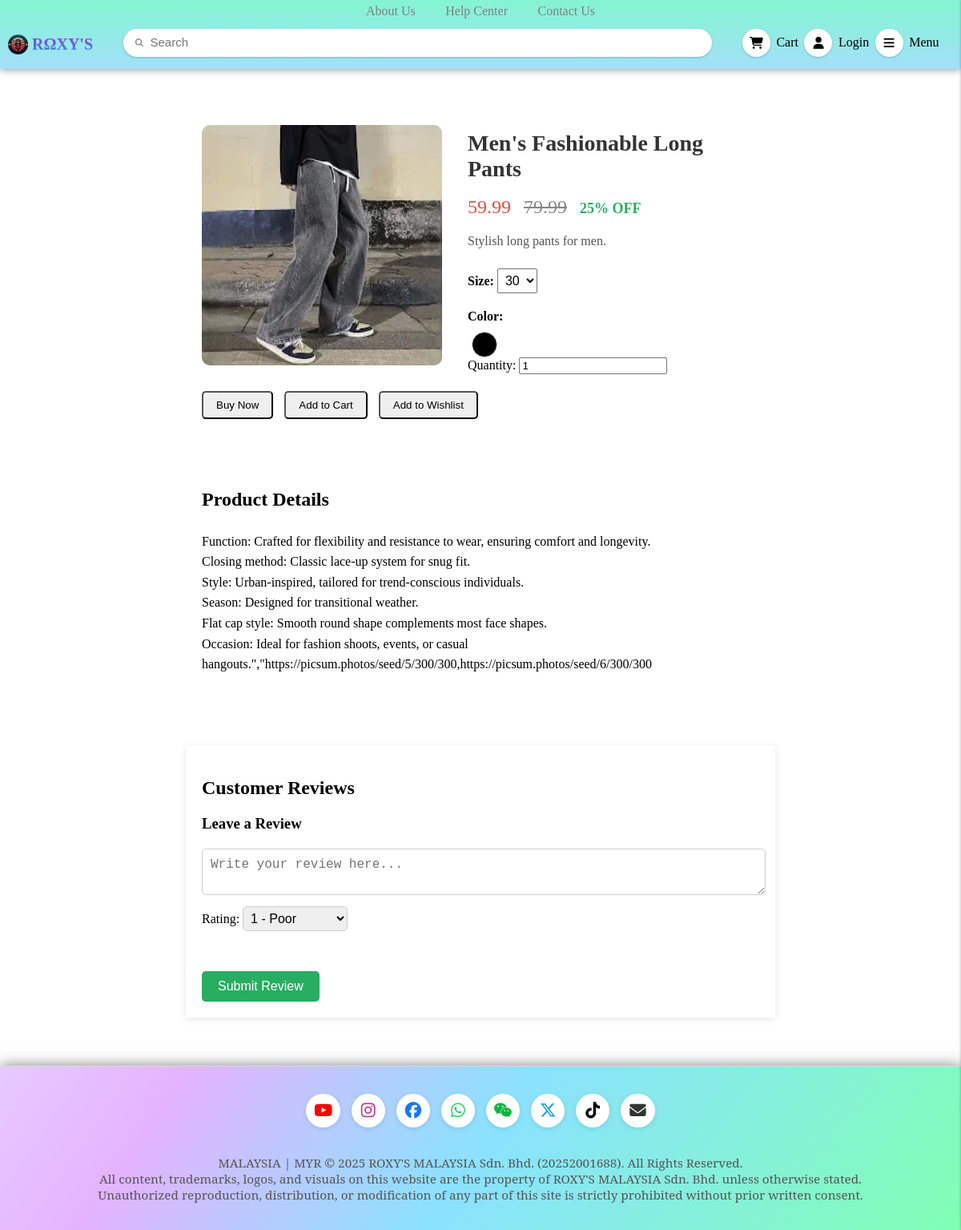
The app's page /product/4 with its own data.
### tables this page shows
CREATE TABLE `products` (
  `id` int(11) NOT NULL,
  `name` varchar(500) NOT NULL,
  `price` double(10,2) NOT NULL,
  `original_price` double NOT NULL,
  `description` varchar(500) NOT NULL,
  `stock` int(11) NOT NULL,
  `discount` int(11) DEFAULT NULL,
  `sold` int(10) UNSIGNED NOT NULL DEFAULT 0,
  `details` varchar(500) DEFAULT NULL,
  `image_url` varchar(500) DEFAULT NULL,
  `category` varchar(100) DEFAULT NULL
);

### index.php (called while the page is built)
<?php
require_once __DIR__.'/base.php';
require_once __DIR__.'/router.php';

### app/controller/ProductController.php (called while the page is built)
<?php
require_once __DIR__.'/../database/Model/Product.php';
require_once __DIR__.'/../database/Model/Review.php';
$id = (int)$_ROUTE_PARAMS['id'];
$productModel = new Product($pdo);
$product = $productModel->findById($id);
$product['sizes'] = $productModel->getSizes($id);
$product['colors'] = $productModel->getColors($id);
$reviewModel = new Review($pdo);
$product['reviews'] = $reviewModel->getByProductId($id);
require_once __DIR__.'/../views/product/info.view.php';

### app/database/Model/Product.php (called while the page is built, shortened)
<?php
class Product {
    private PDO $pdo;
    public function __construct(PDO $pdo) {
        $this->pdo = $pdo;
    }
    public function findById(int $id): ?array {
        $sql = "SELECT * FROM products WHERE id = :id";
        $stm = $this->pdo->prepare($sql);
        $stm->execute([':id' => $id]);
        $product = $stm->fetch(PDO::FETCH_ASSOC);
        return $product ?: null;
    }
    public function getSizes(int $product_id): array {
        $sql = "SELECT size FROM product_size WHERE product_id = :id";
        $stm = $this->pdo->prepare($sql);
        $stm->execute([':id' => $product_id]);
        return $stm->fetchAll(PDO::FETCH_COLUMN);
    }
    public function getColors(int $product_id): array {
        $sql = "SELECT color_code FROM product_color WHERE product_id = :id";
        $stm = $this->pdo->prepare($sql);
        $stm->execute([':id' => $product_id]);
        return $stm->fetchAll(PDO::FETCH_COLUMN);
    }
}

### app/database/Model/Review.php (called while the page is built, shortened)
<?php
class Review {
    private PDO $pdo;
    public function __construct(PDO $pdo) {
        $this->pdo = $pdo;
    }
    public function getByProductId(int $productId): array {
        $sql = "SELECT r.*, u.name, u.avatar AS user_avatar
                FROM product_review r
                JOIN users u ON r.user_id = u.id
                WHERE r.product_id = :product_id
                ORDER BY r.created_at DESC";
        $stm = $this->pdo->prepare($sql);
        $stm->execute([':product_id' => $productId]);
        return $stm->fetchAll(PDO::FETCH_ASSOC);
    }
}

### app/views/product/info.view.php (the view, shortened to what this page needs)
<?php
require_once __DIR__.'/../partials/header.php';
?>
<main>
    <div class="product-container">
        <div class="product-top">
            <div class="product-images">
                <img src="<?= BASE_URL . $product['image_url']; ?>" alt="Product Image">
            </div>
            <div class="product-info">
                <h1 class="product-name"><?= encode($product['name']); ?></h1>
                <div class="product-price">
                    <span class="current-price"><?= encode(number_format($product['price'], 2)); ?></span>
                    <span class="original-price"><?= encode(number_format($product['original_price'], 2)); ?></span>
                    <span class="discount"><?= $product['discount']; ?>% OFF</span>
                </div>
                <p class="product-description"><?= encode($product['description']); ?></p>
                <div class="product-size">
                    <label for="size">Size:</label>
                    <select id="size">
                        <?php foreach ($product['sizes'] as $size): ?>
                            <option value="<?= $size; ?>"><?= $size; ?></option>
                        <?php endforeach; ?>
                    </select>
                </div>
                <div class="product-color">
                    <label for="color">Color:</label>
                    <div class="color-options">
                        <?php foreach ($product['colors'] as $color): ?>
                            <span class="color-swatch" style="background-color: <?= $color; ?>;"></span>
                        <?php endforeach; ?>
                    </div>
                </div>
                <div class="product-quantity">
                    <label for="quantity">Quantity:</label>
                    <input type="number" id="quantity" name="quantity" value="1" min="1">
                </div>
            </div>
        </div>
        <div class="product-buttons">
            <button class="buy-now">Buy Now</button>
            <button class="add-to-cart">Add to Cart</button>
            <button class="add-to-wishlist">Add to Wishlist</button>
        </div>
        <div class="product-details">
            <h2>Product Details</h2>
            <p><?= nl2br(htmlspecialchars($product['details'])); ?></p>
        </div>
        <div class="product-reviews">
            <h2>Customer Reviews</h2>
            <h3>Leave a Review</h3>
            <form id="review-form" method="POST">
                <textarea name="review_text" placeholder="Write your review here..." required></textarea>
                <div class="rating">
                    <label for="rating">Rating: </label>
                    <select name="rating" required>
                        <option value="1">1 - Poor</option>
                    </select>
                </div>
                <button type="submit" class="submit-review">Submit Review</button>
            </form>
        </div>
    </div>
</main>
<?php require_once __DIR__.'/../partials/footer.php'; ?>

### functions.php (shortened to what this page needs)
<?php
function encode($value){
    echo htmlspecialchars($value);
}
function isLoggedIn(): bool {
    return isset($_SESSION['user']);
}
function getUserAvatarHtml() {
    if (!isLoggedIn()) return '<i class="fas fa-user"></i>';
    $avatar = $_SESSION['user']['avatar'] ?? '';
    return '<img src="' . BASE_URL . $avatar . '" class="user-avatar">';
}
function link_css($path) {
    echo '<link rel="stylesheet" href="' . BASE_URL . 'css/' . $path . '.css">';
}

### css/styles.css (style rules this page uses)
html, body { height: 100%; margin: 0; display: flex; flex-direction: column; }

### css/product.css (style rules this page uses)
.product-container { display: flex; flex-direction: column; align-items: center; gap: 2rem; padding: 20px; margin-top: 50px; }
.product-top { display: flex; gap: 2rem; width: 60%; flex-direction: row; align-items: center; height: 300px; }
.product-images { height: 100%; aspect-ratio: 1 / 1; overflow: hidden; }
.product-images img { width: 100%; height: 100%; object-fit: cover; border-radius: 10px; }
.product-info { flex: 1; min-width: 250px; }
.product-name { font-size: 28px; font-weight: bold; color: #333; }
.product-price { font-size: 24px; margin-top: 10px; color: #e74c3c; }
.product-price .original-price { text-decoration: line-through; color: #888; margin-left: 10px; }
.product-price .discount { font-size: 18px; color: #27ae60; font-weight: bold; margin-left: 10px; }
.product-description { margin-top: 20px; font-size: 16px; color: #555; }
.product-size, .product-color { margin-top: 20px; }
.product-size label, .product-color label { font-size: 16px; font-weight: bold; }
.product-size select, .product-color .color-swatch { font-size: 16px; padding: 5px; margin-top: 5px; }
.color-options { display: flex; gap: 10px; margin-top: 5px; }
.color-swatch { display: inline-block; width: 20px; height: 20px; margin: 0 5px; border: 1px solid #ccc; border-radius: 50%; }
.product-buttons { width: 60%; }
.product-buttons button { text-align: start; margin-right: 10px; padding: 8px 16px; border-radius: 5px; cursor: pointer; }
.product-details { width: 60%; margin-top: 30px; font-size: 16px; line-height: 1.6; }
.product-reviews { width: 60%; margin: 40px; padding: 20px; background-color: #fff; box-shadow: 0 2px 10px rgba(0, 0, 0, 0.1); }
.product-reviews h2 { font-size: 24px; font-weight: bold; margin-bottom: 20px; }
#review-form { margin-top: 20px; }
#review-form textarea { width: 98%; padding: 10px; font-size: 16px; border-radius: 5px; border: 1px solid #ccc; margin-bottom: 10px; resize: vertical; }
.rating select { font-size: 16px; padding: 5px; border-radius: 5px; border: 1px solid #ccc; }
.submit-review { background-color: #27ae60; color: white; padding: 10px 20px; border: none; font-size: 16px; border-radius: 5px; cursor: pointer; transition: background-color 0.3s ease; margin-top: 50px; }

### records on screen
products: image_url (picture), name "Men's Fashionable Long Pants Stylish long pants for men.", discount "25", details "Function: Crafted for flexibility and resistance to wear, ensuring comfort and longevity. Closing method: Classic lace-up system for snug fit. Style: Urban-inspired, tailored for trend-conscious individuals. Season: Designed for transitional weather. Flat cap style: Smooth round shape complements most face shapes. Occasion: Ideal for fashion shoots, events, or casual hangouts.\",\"https://picsum.photos/seed/5/300/300,https://picsum.photos/seed/6/300/300"

### other values on screen
$value "59.99 79.99"
form field value "30"
